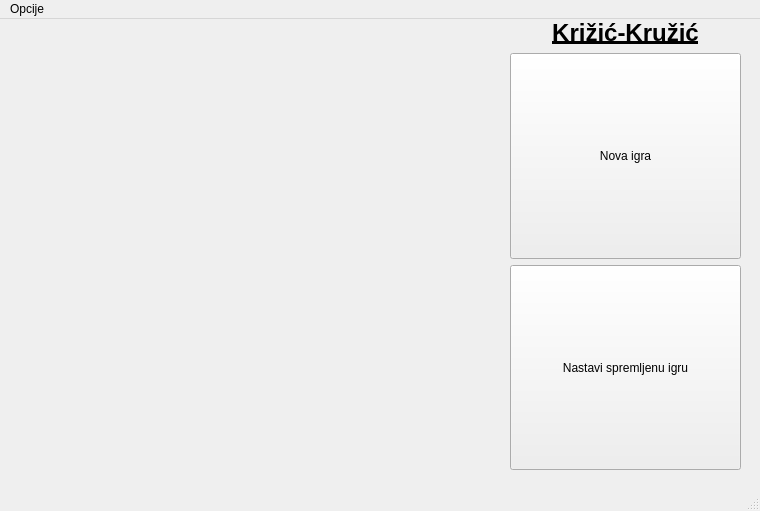
<?xml version="1.0" encoding="UTF-8"?>
<ui version="4.0">
 <class>MainWindow</class>
 <widget class="QMainWindow" name="MainWindow">
  <property name="geometry">
   <rect>
    <x>0</x>
    <y>0</y>
    <width>760</width>
    <height>511</height>
   </rect>
  </property>
  <property name="sizePolicy">
   <sizepolicy hsizetype="Preferred" vsizetype="Preferred">
    <horstretch>0</horstretch>
    <verstretch>0</verstretch>
   </sizepolicy>
  </property>
  <property name="windowTitle">
   <string>MainWindow</string>
  </property>
  <widget class="QWidget" name="centralwidget">
   <widget class="QLabel" name="label_MenuSlika">
    <property name="enabled">
     <bool>true</bool>
    </property>
    <property name="geometry">
     <rect>
      <x>50</x>
      <y>50</y>
      <width>421</width>
      <height>391</height>
     </rect>
    </property>
    <property name="sizePolicy">
     <sizepolicy hsizetype="Fixed" vsizetype="Fixed">
      <horstretch>50</horstretch>
      <verstretch>50</verstretch>
     </sizepolicy>
    </property>
    <property name="cursor">
     <cursorShape>WhatsThisCursor</cursorShape>
    </property>
    <property name="layoutDirection">
     <enum>Qt::LeftToRight</enum>
    </property>
    <property name="autoFillBackground">
     <bool>false</bool>
    </property>
    <property name="frameShape">
     <enum>QFrame::NoFrame</enum>
    </property>
    <property name="frameShadow">
     <enum>QFrame::Plain</enum>
    </property>
    <property name="midLineWidth">
     <number>0</number>
    </property>
    <property name="text">
     <string/>
    </property>
    <property name="alignment">
     <set>Qt::AlignCenter</set>
    </property>
    <property name="wordWrap">
     <bool>true</bool>
    </property>
   </widget>
   <widget class="QWidget" name="layoutWidget">
    <property name="geometry">
     <rect>
      <x>510</x>
      <y>0</y>
      <width>231</width>
      <height>451</height>
     </rect>
    </property>
    <layout class="QVBoxLayout" name="verticalLayout_2">
     <item>
      <widget class="QLabel" name="label">
       <property name="sizePolicy">
        <sizepolicy hsizetype="Preferred" vsizetype="Maximum">
         <horstretch>0</horstretch>
         <verstretch>0</verstretch>
        </sizepolicy>
       </property>
       <property name="text">
        <string>&lt;html&gt;&lt;head/&gt;&lt;body&gt;&lt;h1 style=&quot; margin-top:18px; margin-bottom:12px; margin-left:0px; margin-right:0px; -qt-block-indent:0; text-indent:0px;&quot;&gt;&lt;span style=&quot; font-size:xx-large; font-weight:700; text-decoration: underline;&quot;&gt;Križić-Kružić&lt;/span&gt;&lt;/h1&gt;&lt;/body&gt;&lt;/html&gt;</string>
       </property>
       <property name="alignment">
        <set>Qt::AlignCenter</set>
       </property>
      </widget>
     </item>
     <item>
      <layout class="QVBoxLayout" name="verticalLayout">
       <item>
        <widget class="QPushButton" name="pushButton_NovaIgra">
         <property name="sizePolicy">
          <sizepolicy hsizetype="Preferred" vsizetype="Preferred">
           <horstretch>0</horstretch>
           <verstretch>0</verstretch>
          </sizepolicy>
         </property>
         <property name="text">
          <string>Nova igra</string>
         </property>
        </widget>
       </item>
       <item>
        <widget class="QPushButton" name="pushButton_Ucitaj">
         <property name="sizePolicy">
          <sizepolicy hsizetype="Preferred" vsizetype="Preferred">
           <horstretch>0</horstretch>
           <verstretch>0</verstretch>
          </sizepolicy>
         </property>
         <property name="text">
          <string>Nastavi spremljenu igru</string>
         </property>
        </widget>
       </item>
      </layout>
     </item>
    </layout>
   </widget>
  </widget>
  <widget class="QMenuBar" name="menubar">
   <property name="geometry">
    <rect>
     <x>0</x>
     <y>0</y>
     <width>760</width>
     <height>26</height>
    </rect>
   </property>
   <widget class="QMenu" name="menuOpcije">
    <property name="title">
     <string>Opcije</string>
    </property>
    <addaction name="actionU_itaj_igru"/>
    <addaction name="actionNova_Igra"/>
   </widget>
   <addaction name="menuOpcije"/>
  </widget>
  <widget class="QStatusBar" name="statusbar"/>
  <action name="actionU_itaj_igru">
   <property name="icon">
    <iconset resource="Slike.qrc">
     <normaloff>:/Ikone/Slike/LoadIcon.png</normaloff>:/Ikone/Slike/LoadIcon.png</iconset>
   </property>
   <property name="text">
    <string>Učitaj_igru</string>
   </property>
   <property name="shortcut">
    <string>Ctrl+L</string>
   </property>
  </action>
  <action name="actionNova_Igra">
   <property name="icon">
    <iconset resource="Slike.qrc">
     <normaloff>:/Ikone/Slike/NewGameIcon.png</normaloff>:/Ikone/Slike/NewGameIcon.png</iconset>
   </property>
   <property name="text">
    <string>Nova_igra</string>
   </property>
   <property name="shortcut">
    <string>Ctrl+N</string>
   </property>
  </action>
 </widget>
 <resources>
  <include location="Slike.qrc"/>
 </resources>
 <connections/>
</ui>
